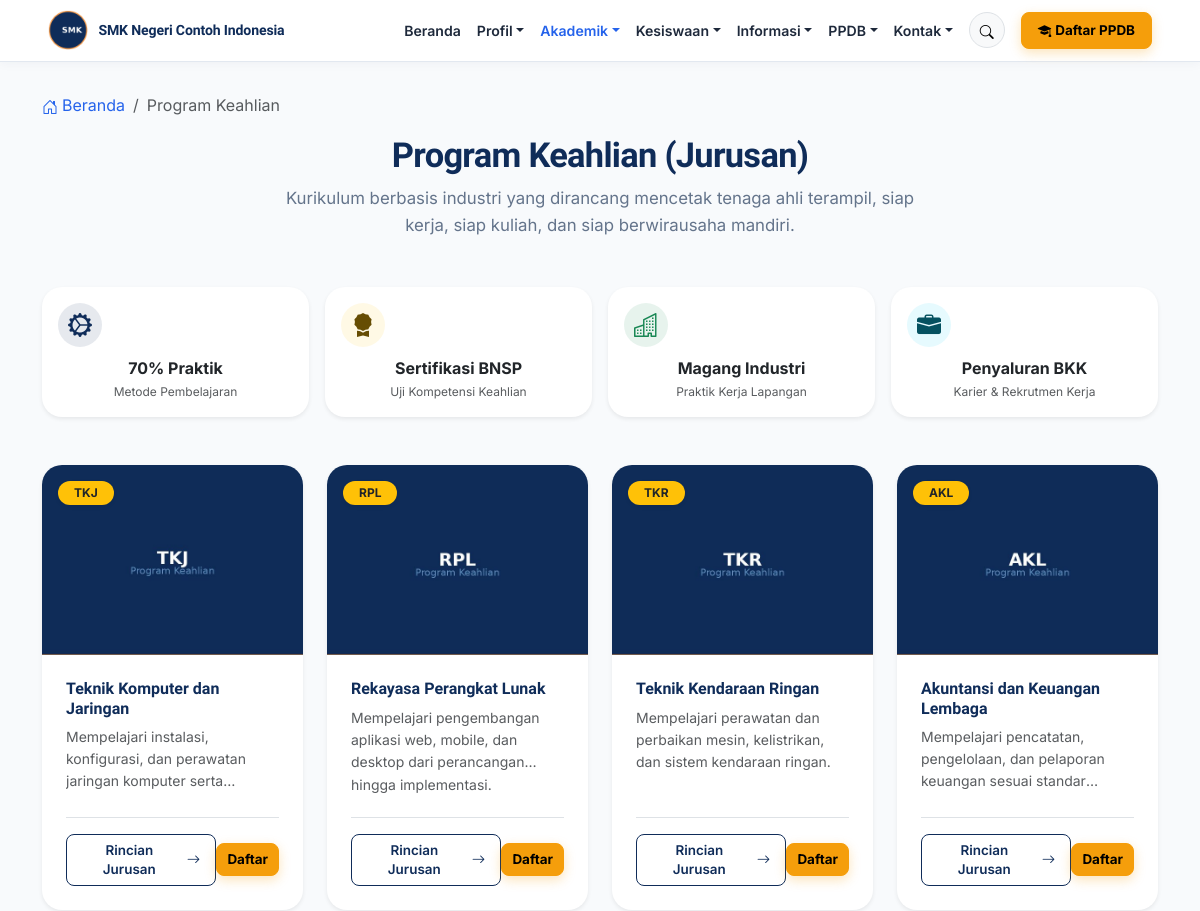
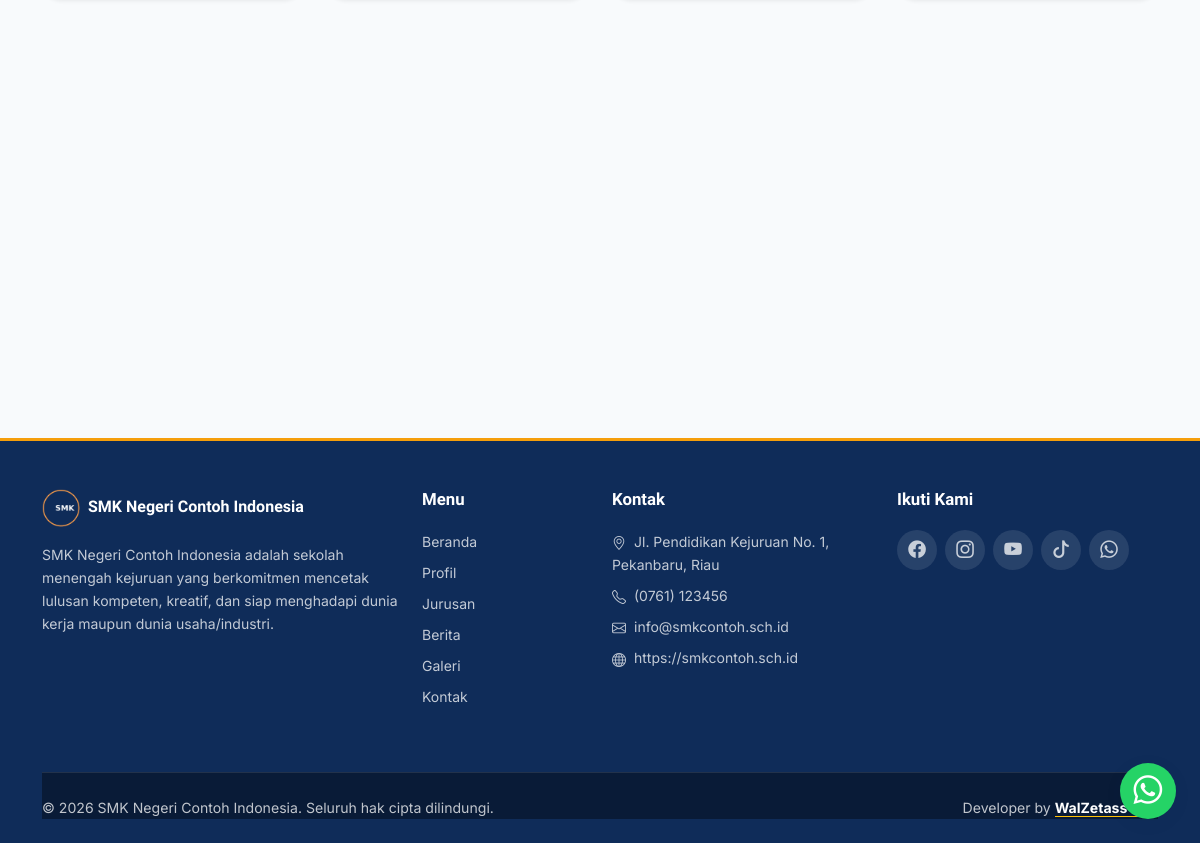
Screenshot of /jurusan with the database file from the repository (2 pictures, top to bottom).
### tables this page shows
CREATE TABLE school_profile (
  id INT UNSIGNED AUTO_INCREMENT PRIMARY KEY,
  school_name VARCHAR(150) NOT NULL,
  npsn VARCHAR(20) DEFAULT NULL,
  address VARCHAR(255) DEFAULT NULL,
  phone VARCHAR(50) DEFAULT NULL,
  email VARCHAR(150) DEFAULT NULL,
  website VARCHAR(150) DEFAULT NULL,
  description TEXT,
  logo VARCHAR(255) DEFAULT NULL,
  favicon VARCHAR(255) DEFAULT NULL,
  theme_color_primary VARCHAR(20) DEFAULT '#0F2C59',
  theme_color_secondary VARCHAR(20) DEFAULT '#2563EB',
  theme_color_accent VARCHAR(20) DEFAULT '#F59E0B',
  theme_preset VARCHAR(50) DEFAULT 'navy_classic',
  map_url VARCHAR(255) DEFAULT NULL,
  accreditation VARCHAR(10) DEFAULT NULL,
  founded_year VARCHAR(10) DEFAULT NULL,
  running_text TEXT DEFAULT NULL,
  is_running_text_active TINYINT(1) DEFAULT 1,
  video_profile_url VARCHAR(255) DEFAULT 'https://www.youtube.com/watch?v=7vhYf5p_yhs',
  video_title VARCHAR(200) DEFAULT 'Video Profil & Fasilitas Sekolah',
  video_description TEXT DEFAULT NULL,
  video_features TEXT DEFAULT NULL,
  whatsapp_ppdb VARCHAR(50) DEFAULT '6281234567890',
  whatsapp_bkk VARCHAR(50) DEFAULT '6281234567891',
  whatsapp_tu VARCHAR(50) DEFAULT '6281234567892',
  created_at DATETIME DEFAULT CURRENT_TIMESTAMP,
  updated_at DATETIME DEFAULT CURRENT_TIMESTAMP ON UPDATE CURRENT_TIMESTAMP
);

CREATE TABLE majors (
  id INT UNSIGNED AUTO_INCREMENT PRIMARY KEY,
  name VARCHAR(150) NOT NULL,
  slug VARCHAR(170) NOT NULL UNIQUE,
  code VARCHAR(20) DEFAULT NULL,
  image VARCHAR(255) DEFAULT NULL,
  short_description VARCHAR(255) DEFAULT NULL,
  description TEXT,
  competency TEXT,
  career TEXT,
  facilities TEXT,
  status TINYINT(1) NOT NULL DEFAULT 1,
  created_at DATETIME DEFAULT CURRENT_TIMESTAMP,
  updated_at DATETIME DEFAULT CURRENT_TIMESTAMP ON UPDATE CURRENT_TIMESTAMP
);

CREATE TABLE social_media (
  id INT UNSIGNED AUTO_INCREMENT PRIMARY KEY,
  platform VARCHAR(50) NOT NULL,
  url VARCHAR(255) NOT NULL,
  icon VARCHAR(100) DEFAULT NULL,
  status TINYINT(1) NOT NULL DEFAULT 1
);

### pages/jurusan.php (the view, shortened to what the rows shown need)
<?php
$db      = getDB();
$profile = getSchoolProfile();
$majors  = $db->query("SELECT * FROM majors WHERE status = 1 ORDER BY id ASC")->fetchAll();
require BASE_PATH . '/includes/header.php';
require BASE_PATH . '/includes/navbar.php';
?>
<nav aria-label="breadcrumb" class="container pt-4">
  <ol class="breadcrumb small mb-0">
    <li class="breadcrumb-item"><a href="<?= e(BASE_URL) ?>/"><i class="bi bi-house-door me-1"></i>Beranda</a></li>
    <li class="breadcrumb-item active" aria-current="page">Program Keahlian</li>
  </ol>
</nav>
<section class="section pt-3 pb-5">
  <div class="container">
    <div class="text-center mx-auto mb-5 reveal-up" style="max-width:740px;">
      <h1 class="section-title mb-2">Program Keahlian (Jurusan)</h1>
      <p class="section-subtitle mx-auto">Kurikulum berbasis industri yang dirancang mencetak tenaga ahli terampil, siap kerja, siap kuliah, dan siap berwirausaha mandiri.</p>
    </div>
    <div class="row g-3 mb-5 justify-content-center reveal-group">
      <div class="col-6 col-md-3">
        <div class="card border-0 shadow-sm rounded-4 p-3 text-center bg-white h-100 hover-lift">
          <div class="p-2 bg-primary bg-opacity-10 text-primary rounded-circle d-inline-flex align-items-center justify-content-center mb-2" style="width:44px;height:44px;">
            <i class="bi bi-gear-wide-connected fs-4"></i>
          </div>
          <div class="fw-bold text-dark fs-6">70% Praktik</div>
          <div class="small text-muted" style="font-size:12px;">Metode Pembelajaran</div>
        </div>
      </div>
      <div class="col-6 col-md-3">
        <div class="card border-0 shadow-sm rounded-4 p-3 text-center bg-white h-100 hover-lift">
          <div class="p-2 bg-warning bg-opacity-10 text-warning-emphasis rounded-circle d-inline-flex align-items-center justify-content-center mb-2" style="width:44px;height:44px;">
            <i class="bi bi-award-fill fs-4"></i>
          </div>
          <div class="fw-bold text-dark fs-6">Sertifikasi BNSP</div>
          <div class="small text-muted" style="font-size:12px;">Uji Kompetensi Keahlian</div>
        </div>
      </div>
      <div class="col-6 col-md-3">
        <div class="card border-0 shadow-sm rounded-4 p-3 text-center bg-white h-100 hover-lift">
          <div class="p-2 bg-success bg-opacity-10 text-success rounded-circle d-inline-flex align-items-center justify-content-center mb-2" style="width:44px;height:44px;">
            <i class="bi bi-buildings fs-4"></i>
          </div>
          <div class="fw-bold text-dark fs-6">Magang Industri</div>
          <div class="small text-muted" style="font-size:12px;">Praktik Kerja Lapangan</div>
        </div>
      </div>
      <div class="col-6 col-md-3">
        <div class="card border-0 shadow-sm rounded-4 p-3 text-center bg-white h-100 hover-lift">
          <div class="p-2 bg-info bg-opacity-10 text-info-emphasis rounded-circle d-inline-flex align-items-center justify-content-center mb-2" style="width:44px;height:44px;">
            <i class="bi bi-briefcase-fill fs-4"></i>
          </div>
          <div class="fw-bold text-dark fs-6">Penyaluran BKK</div>
          <div class="small text-muted" style="font-size:12px;">Karier &amp; Rekrutmen Kerja</div>
        </div>
      </div>
    </div>
    <div class="row g-4 reveal-group">
      <?php foreach ($majors as $m): ?>
        <div class="col-lg-3 col-md-6">
          <div class="card border-0 shadow-sm rounded-4 hover-lift h-100 d-flex flex-column overflow-hidden bg-white">
            <div class="position-relative" style="height: 190px; overflow:hidden;">
              <span class="position-absolute top-0 start-0 m-3 badge bg-warning text-dark px-3 py-1.5 rounded-pill fw-bold shadow-sm z-1">
                <?= e($m['code']) ?>
              </span>
              <a href="<?= e(BASE_URL) ?>/jurusan/detail/<?= e($m['slug']) ?>">
                <img src="<?= e(BASE_URL . '/' . $m['image']) ?>" alt="<?= e($m['name']) ?>" class="w-100 h-100" style="object-fit: cover; transition: transform 0.4s ease;" loading="lazy">
              </a>
            </div>
            <div class="card-body p-4 d-flex flex-column flex-grow-1">
              <h2 class="h6 fw-bold mb-2">
                <a href="<?= e(BASE_URL) ?>/jurusan/detail/<?= e($m['slug']) ?>" class="text-primary text-decoration-none hover-primary">
                  <?= e($m['name']) ?>
                </a>
              </h2>
              <p class="small text-muted mb-4 flex-grow-1" style="line-height:1.6; display: -webkit-box; -webkit-line-clamp: 3; -webkit-box-orient: vertical; overflow: hidden;">
                <?= e($m['short_description']) ?>
              </p>
              <div class="pt-3 border-top mt-auto d-flex align-items-center justify-content-between">
                <a href="<?= e(BASE_URL) ?>/jurusan/detail/<?= e($m['slug']) ?>" class="btn btn-sm btn-outline-primary-custom fw-semibold">
                  Rincian Jurusan <i class="bi bi-arrow-right ms-1"></i>
                </a>
                <a href="<?= e(BASE_URL) ?>/ppdb/daftar" class="btn btn-sm btn-accent fw-bold px-2.5" title="Daftar PPDB">
                  Daftar
                </a>
              </div>
            </div>
          </div>
        </div>
      <?php endforeach; ?>
    </div>
  </div>
</section>
<?php require BASE_PATH . '/includes/footer.php'; ?>

### includes/navbar.php (shortened to what the rows shown need)
<?php
$profile = getSchoolProfile();
$currentPath = parse_url($_SERVER['REQUEST_URI'] ?? '/', PHP_URL_PATH) ?: '/';
$currentPath = rtrim($currentPath, '/') ?: '/';
if (!function_exists('navActive')) {
    function navActive(string $path, string $current): string
    {
        return $current === $path ? ' active' : '';
    }
}
$hasTicker = !empty($profile['is_running_text_active']) && !empty($profile['running_text']);
?>
<nav class="navbar navbar-expand-xl navbar-smk fixed-top <?= $hasTicker ? 'has-ticker' : '' ?>">
  <div class="container-fluid px-3 px-md-4 px-xl-5">
    <a class="navbar-brand me-2 me-xl-4" href="<?= e(BASE_URL) ?>/" title="<?= e($profile['school_name'] ?? '') ?>">
      <img src="<?= e(BASE_URL . '/' . ($profile['logo'] ?? 'assets/images/logo.png')) ?>" alt="Logo <?= e($profile['school_name'] ?? '') ?>">
      <span class="navbar-brand-text"><?= e($profile['school_name'] ?? 'SMK Negeri Contoh Indonesia') ?></span>
    </a>
    <div class="collapse navbar-collapse" id="mainNav">
      <ul class="navbar-nav ms-auto align-items-xl-center">
        <li class="nav-item"><a class="nav-link<?= navActive('/', $currentPath) ?>" href="<?= e(BASE_URL) ?>/">Beranda</a></li>
        <li class="nav-item dropdown">
          <a class="nav-link dropdown-toggle<?= str_starts_with($currentPath, '/profil') ? ' active' : '' ?>" href="<?= e(BASE_URL) ?>/profil" id="profilDropdown" role="button" data-bs-toggle="dropdown" aria-expanded="false">Profil</a>
        </li>
        <?php if (isModuleActive('majors') || isModuleActive('agendas') || isModuleActive('downloads')): ?>
        <li class="nav-item dropdown">
          <a class="nav-link dropdown-toggle<?= $currentPath === '/jurusan' || $currentPath === '/agenda' || $currentPath === '/unduhan' ? ' active' : '' ?>" href="#" id="akademikDropdown" role="button" data-bs-toggle="dropdown" aria-expanded="false">Akademik</a>
        </li>
        <?php endif; ?>
        <?php if (isModuleActive('extracurriculars') || isModuleActive('prestasi') || isModuleActive('kelulusan')): ?>
        <li class="nav-item dropdown">
          <a class="nav-link dropdown-toggle<?= $currentPath === '/ekstrakurikuler' || $currentPath === '/prestasi' || $currentPath === '/kelulusan' ? ' active' : '' ?>" href="#" id="kesiswaanDropdown" role="button" data-bs-toggle="dropdown" aria-expanded="false">Kesiswaan</a>
        </li>
        <?php endif; ?>
        <?php if (isModuleActive('news') || isModuleActive('galleries') || isModuleActive('bkk')): ?>
        <li class="nav-item dropdown">
          <a class="nav-link dropdown-toggle<?= $currentPath === '/berita' || $currentPath === '/galeri' || str_starts_with($currentPath, '/bkk') ? ' active' : '' ?>" href="#" id="informasiDropdown" role="button" data-bs-toggle="dropdown" aria-expanded="false">Informasi</a>
        </li>
        <?php endif; ?>
        <?php if (isModuleActive('ppdb')): ?>
        <li class="nav-item dropdown">
          <a class="nav-link dropdown-toggle<?= str_starts_with($currentPath, '/ppdb') ? ' active' : '' ?>" href="<?= e(BASE_URL) ?>/ppdb" id="ppdbDropdown" role="button" data-bs-toggle="dropdown" aria-expanded="false">PPDB</a>
        </li>
        <?php endif; ?>
        <li class="nav-item dropdown">
          <a class="nav-link dropdown-toggle<?= $currentPath === '/kontak' || $currentPath === '/buku-tamu' ? ' active' : '' ?>" href="#" id="kontakDropdown" role="button" data-bs-toggle="dropdown" aria-expanded="false">Kontak</a>
        </li>
        <li class="nav-item d-none d-xl-flex align-items-center ms-2">
          <button type="button" class="btn btn-sm btn-light rounded-circle shadow-none p-1 border" data-bs-toggle="modal" data-bs-target="#globalSearchModal" title="Pencarian Global (Ctrl + K)" style="width:36px;height:36px;">
            <i class="bi bi-search"></i>
          </button>
        </li>
        <?php if (isModuleActive('ppdb')): ?>
        <li class="nav-item ms-xl-3 mt-2 mt-xl-0">
          <a class="btn btn-sm btn-accent text-nowrap px-3 py-2 fw-bold d-inline-flex align-items-center gap-1" href="<?= e(BASE_URL) ?>/ppdb/daftar">
            <i class="bi bi-mortarboard-fill"></i> Daftar PPDB
          </a>
        </li>
        <?php endif; ?>
      </ul>
    </div>
  </div>
</nav>
<div class="navbar-spacer <?= $hasTicker ? 'has-ticker' : '' ?>" aria-hidden="true"></div>

### includes/footer.php (shortened to what the rows shown need)
<?php
$profile = getSchoolProfile();
$socials = getSocialMedia();
?>
  <footer class="footer-smk pt-5 pb-4">
    <div class="container">
      <div class="row g-4">
        <div class="col-lg-4 col-md-6">
          <div class="d-flex align-items-center gap-2 mb-3">
            <img src="<?= e(BASE_URL . '/' . ($profile['logo'] ?? 'assets/images/logo.png')) ?>" alt="Logo" style="height:38px;">
            <span class="fw-bold text-white" style="font-family: var(--font-display);"><?= e($profile['school_name'] ?? '') ?></span>
          </div>
          <p class="small"><?= e($profile['description'] ?? '') ?></p>
        </div>
        <div class="col-lg-2 col-md-6">
          <h6>Menu</h6>
          <ul class="list-unstyled small">
            <li class="mb-2"><a href="<?= e(BASE_URL) ?>/">Beranda</a></li>
            <li class="mb-2"><a href="<?= e(BASE_URL) ?>/profil">Profil</a></li>
            <li class="mb-2"><a href="<?= e(BASE_URL) ?>/jurusan">Jurusan</a></li>
            <li class="mb-2"><a href="<?= e(BASE_URL) ?>/berita">Berita</a></li>
            <li class="mb-2"><a href="<?= e(BASE_URL) ?>/galeri">Galeri</a></li>
            <li class="mb-2"><a href="<?= e(BASE_URL) ?>/kontak">Kontak</a></li>
          </ul>
        </div>
        <div class="col-lg-3 col-md-6">
          <h6>Kontak</h6>
          <ul class="list-unstyled small">
            <li class="mb-2"><i class="bi bi-geo-alt me-2"></i><?= e($profile['address'] ?? '') ?></li>
            <li class="mb-2"><i class="bi bi-telephone me-2"></i><?= e($profile['phone'] ?? '') ?></li>
            <li class="mb-2"><i class="bi bi-envelope me-2"></i><?= e($profile['email'] ?? '') ?></li>
            <li class="mb-2"><i class="bi bi-globe me-2"></i><?= e($profile['website'] ?? '') ?></li>
          </ul>
        </div>
        <div class="col-lg-3 col-md-6">
          <h6>Ikuti Kami</h6>
          <div class="d-flex gap-2">
            <?php foreach ($socials as $s): ?>
              <a class="social-icon-circle" href="<?= e($s['url']) ?>" target="_blank" rel="noopener" aria-label="<?= e($s['platform']) ?>">
                <i class="bi <?= e($s['icon']) ?>"></i>
              </a>
            <?php endforeach; ?>
          </div>
        </div>
      </div>
      <div class="footer-bottom d-flex flex-column flex-md-row justify-content-between align-items-center gap-2">
        <span>&copy; <?= date('Y') ?> <?= e($profile['school_name'] ?? '') ?>. Seluruh hak cipta dilindungi.</span>
        <span>Developer by <a href="https://www.portfolionyaihwal.my.id/" target="_blank" rel="noopener noreferrer" class="text-white fw-bold text-decoration-none border-bottom border-warning pb-0.5">WalZetass-Kar</a></span>
      </div>
    </div>
  </footer>
  <div class="wa-widget-wrapper">
    <button id="waToggleBtn" class="btn-wa-float shadow-soft" aria-label="Chat WhatsApp">
      <i class="bi bi-whatsapp"></i>
    </button>
  </div>
</body>
</html>

### rows the page displays
school_profile: logo (picture), school_name "SMK Negeri Contoh Indonesia", description "SMK Negeri Contoh Indonesia adalah sekolah menengah kejuruan yang berkomitmen mencetak lulusan kompeten, kreatif, dan siap menghadapi dunia kerja maupun dunia usaha/industri.", address "Jl. Pendidikan Kejuruan No. 1, Pekanbaru, Riau", phone "(0761) 123456", email "info@smkcontoh.sch.id", website "https://smkcontoh.sch.id"
majors: code "TKJ", image (picture), name "Teknik Komputer dan Jaringan", short_description "Mempelajari instalasi, konfigurasi, dan perawatan jaringan komputer…"
majors: code "RPL", image (picture), name "Rekayasa Perangkat Lunak", short_description "Mempelajari pengembangan aplikasi web, mobile, dan desktop dari perancangan hingga implementasi."
majors: code "TKR", image (picture), name "Teknik Kendaraan Ringan", short_description "Mempelajari perawatan dan perbaikan mesin, kelistrikan, dan sistem kendaraan ringan."
majors: code "AKL", image (picture), name "Akuntansi dan Keuangan Lembaga", short_description "Mempelajari pencatatan, pengelolaan, dan pelaporan keuangan sesuai…"
